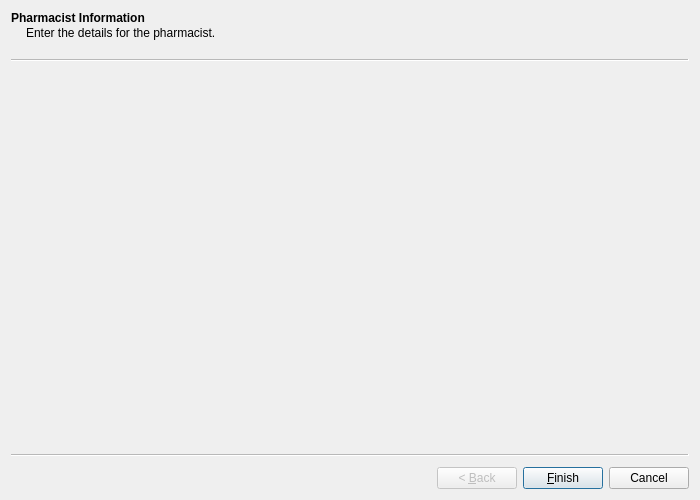
<?xml version="1.0" encoding="UTF-8"?>
<ui version="4.0">
 <class>PharmacistWizard</class>
 <widget class="QWizard" name="PharmacistWizard">
  <property name="geometry">
   <rect>
    <x>0</x>
    <y>0</y>
    <width>700</width>
    <height>500</height>
   </rect>
  </property>
  <property name="sizePolicy">
   <sizepolicy hsizetype="Fixed" vsizetype="Fixed">
    <horstretch>0</horstretch>
    <verstretch>0</verstretch>
   </sizepolicy>
  </property>
  <property name="minimumSize">
   <size>
    <width>700</width>
    <height>500</height>
   </size>
  </property>
  <property name="maximumSize">
   <size>
    <width>700</width>
    <height>500</height>
   </size>
  </property>
  <property name="windowTitle">
   <string notr="true">New Pharmacist Wizard</string>
  </property>
  <widget class="Pharmacist_00" name="page0">
   <property name="title">
    <string notr="true">Pharmacist Information</string>
   </property>
   <property name="subTitle">
    <string notr="true">Enter the details for the pharmacist.</string>
   </property>
  </widget>
 </widget>
 <customwidgets>
  <customwidget>
   <class>Pharmacist_00</class>
   <extends>QWizardPage</extends>
   <header location="global">pharmacist_00.h</header>
   <container>1</container>
  </customwidget>
 </customwidgets>
 <resources/>
 <connections/>
</ui>
